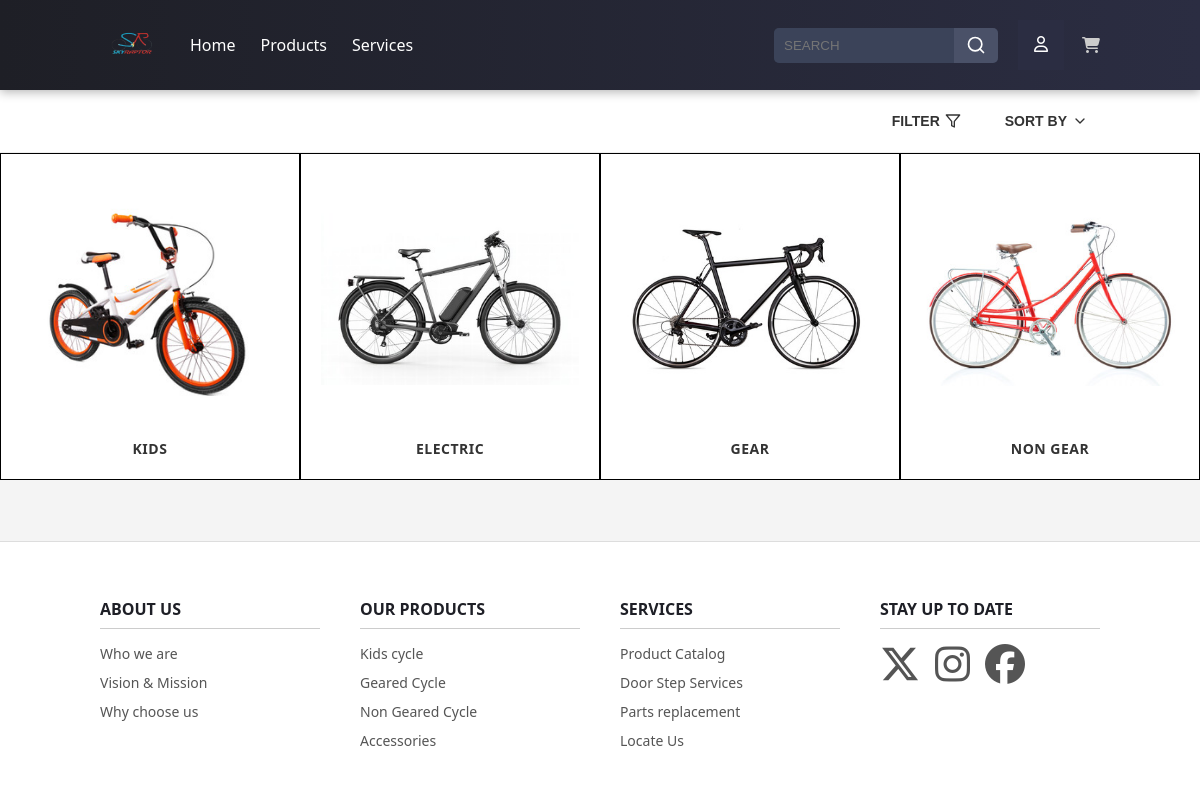
/products/, run on an earlier commit of the app's database.
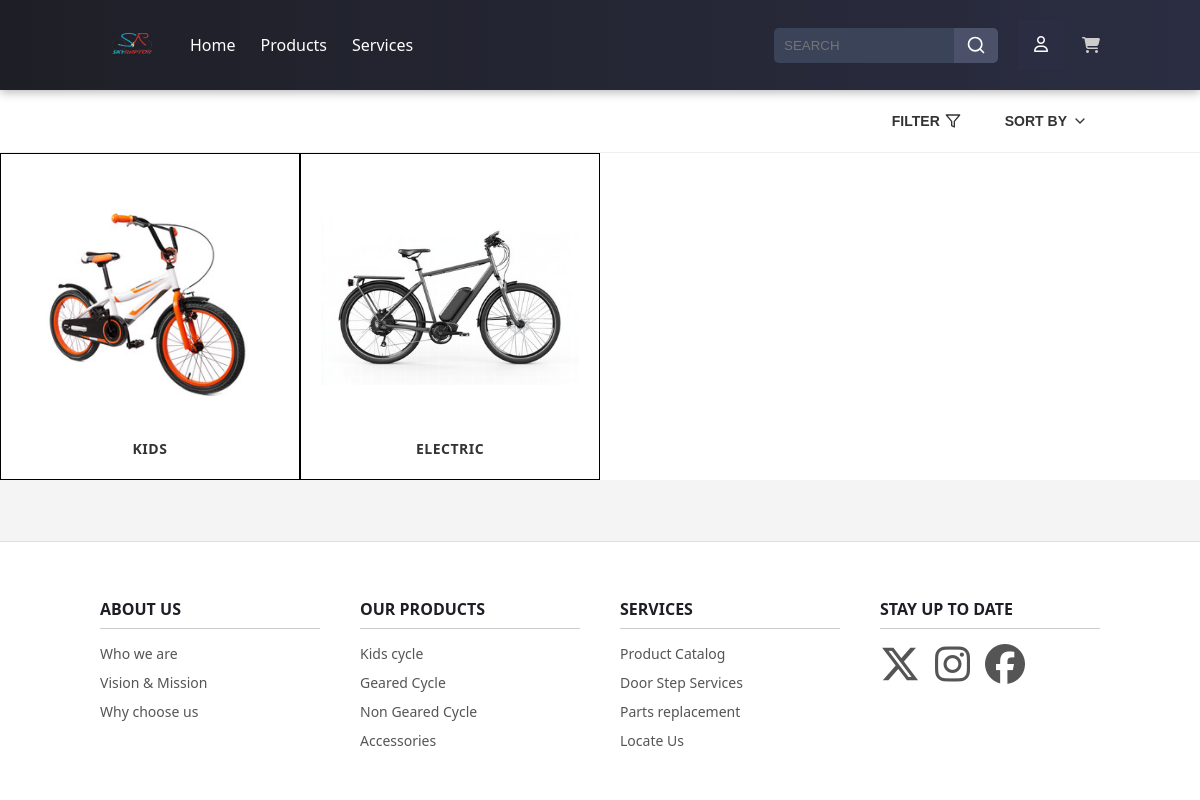
And on a later commit of the database.
### skyraptor/models.py (models this page shows, shortened)
class Product(models.Model):
    name = models.CharField(max_length=255)
    description = models.TextField()
    price = models.IntegerField(max_length=10)
    Category = models.ForeignKey(Category, on_delete=models.CASCADE, default=1)
    image = models.ImageField(upload_to='uploads/product/')

### skyraptor/views.py (the view)
# urls.py: path('products/', views.products, name='products'),
def products(request):
    products = Product.objects.all()
    return render(request, 'html/products.html', {'products': products})

### cart/context_processors.py (called while the page is built)
def cart(request):
    return {'cart': Cart(request)}

### skyraptor/templates/html/products.html (shortened to what this page needs)
{% load static %}
<!DOCTYPE html>
<html lang="en">
<head>
  <link rel="stylesheet" href="{% static 'css/products.css' %}">
</head>
<body>
  <nav class="main-nav">
    <div class="nav-left">
      <a href="#" class="logo">
        <img src="{% static 'img/logo.png' %}" alt="Logo" style="height: 50px; width: 65px">
      </a>
      <ul class="main-menu">
        <li><a href="{% url 'home' %}">Home</a></li>
        <li class="has-megamenu">
          <a href="{% url 'products' %}">Products</a>
        </li>
        <li class="has-megamenu">
          <a href="#">Services</a>
        </li>
      </ul>
    </div>
    <div class="nav-right">
      <div class="search-box">
        <input type="text" placeholder="SEARCH">
        <button type="submit">
          <svg xmlns="http://www.w3.org/2000/svg" width="20" height="20" viewBox="0 0 24 24" fill="none"
            stroke="currentColor" stroke-width="2" stroke-linecap="round" stroke-linejoin="round">
            <circle cx="11" cy="11" r="8"></circle>
            <line x1="21" y1="21" x2="16.65" y2="16.65"></line>
          </svg>
        </button>
      </div>
      <div class="dropdown">
        <button class="dropbtn"><i class="fa-regular fa-user"></i></button>
      </div>
      <a href="{% url 'cart_summary' %}">
        <i class="fa-solid fa-cart-shopping"></i>
      </a>
    </div>
  </nav>
  <header class="product-header">
    <div class="product-controls">
      <button class="filter-button">
        FILTER
        <svg xmlns="http://www.w3.org/2000/svg" width="16" height="16" viewBox="0 0 24 24" fill="none"
          stroke="currentColor" stroke-width="2" stroke-linecap="round" stroke-linejoin="round">
          <polygon points="22 3 2 3 10 12.46 10 19 14 21 14 12.46 22 3"></polygon>
        </svg>
      </button>
      <button class="sort-button">
        SORT BY
        <svg xmlns="http://www.w3.org/2000/svg" width="16" height="16" viewBox="0 0 24 24" fill="none"
          stroke="currentColor" stroke-width="2" stroke-linecap="round" stroke-linejoin="round">
          <polyline points="6 9 12 15 18 9"></polyline>
        </svg>
      </button>
    </div>
  </header>
  <main class="product-grid">
    {% for product in products %}
    <a href="{% url 'product_view' product.id %}">
      <div class="product-card">
        <div class="product-image">
          <img src="{{ product.image.url }}">
        </div>
        <div class="product-info">
          <h3 class="product-name">{{ product.name }}</h3>
        </div>
      </div>
    </a>
    {% endfor %}
  </main>
  <footer class="main-footer">
    <div class="footer-container">
      <div class="footer-links">
        <h3>ABOUT US</h3>
        <ul>
          <li><a href="#">Who we are</a></li>
          <li><a href="#">Vision & Mission</a></li>
          <li><a href="#">Why choose us</a></li>
        </ul>
      </div>
      <div class="footer-links">
        <h3>OUR PRODUCTS</h3>
        <ul>
          <li><a href="#">Kids cycle</a></li>
          <li><a href="#">Geared Cycle</a></li>
          <li><a href="#">Non Geared Cycle</a></li>
          <li><a href="#">Accessories</a></li>
        </ul>
      </div>
      <div class="footer-links">
        <h3>SERVICES</h3>
        <ul>
          <li><a href="#">Product Catalog</a></li>
          <li><a href="#">Door Step Services</a></li>
          <li><a href="#">Parts replacement</a></li>
          <li><a href="#">Locate Us</a></li>
        </ul>
      </div>
      <div class="footer-links">
        <h3>STAY UP TO DATE</h3>
        <ul class="social-icons">
          <li><a href="https://x.com" target="_blank" aria-label="X">
              <i class="fa-brands fa-x-twitter"></i>
            </a></li>
          <li><a href="https://instagram.com" target="_blank" aria-label="Instagram">
              <i class="fa-brands fa-instagram"></i>
            </a></li>
          <li><a href="https://facebook.com" target="_blank" aria-label="Facebook">
              <i class="fa-brands fa-facebook"></i>
            </a></li>
        </ul>
      </div>
    </div>
  </footer>
</body>
</html>

### static/css/products.css (style rules this page uses)
html, body { height: 100%; margin: 0; padding: 0; }
body { margin: 0; padding: 0; font-family: system-ui, -apple-system, BlinkMacSystemFont, 'Segoe UI', Roboto, Oxygen, Ubuntu, Cantarell, 'Open Sans', 'Helvetica Neue', sans-serif; background-color: #f4f4f4; display: flex; flex-direction: column; }
.main-nav { background: linear-gradient(90deg, #1e1f26, #2b2d42); color: #fff; display: flex; justify-content: space-between; align-items: center; padding: 0 100px; box-shadow: 0 2px 10px rgba(0, 0, 0, 0.3); position: relative; z-index: 1000; }
.nav-left { display: flex; align-items: center; position: relative; }
.logo { margin-right: 25px; color: #fff; text-decoration: none; display: flex; align-items: center; font-size: 22px; font-weight: bold; padding: 20px 0; }
.main-menu { list-style: none; padding: 0; margin: 0; display: flex; position: relative; }
.main-menu li { margin-right: 25px; position: relative; }
.main-menu li:last-child { margin-right: 0; }
.main-menu li a { color: #ffffff; text-decoration: none; font-size: 16px; position: relative; transition: color 0.3s ease; display: block; padding: 20px 0; }
.main-menu li a::after { content: ''; position: absolute; width: 0; height: 2px; background: #ffcc00; left: 0; bottom: 15px; transition: width 0.3s; }
.has-megamenu { position: relative; }
.nav-right { display: flex; align-items: center; }
.search-box { display: flex; margin-right: 20px; background-color: #2d3548; border-radius: 5px; overflow: hidden; transition: box-shadow 0.3s; }
.search-box input[type="text"] { padding: 10px; border: none; background-color: #3b4359; color: #fff; outline: none; width: 160px; }
.search-box button[type="submit"] { background-color: #4a5168; color: #fff; border: none; padding: 0 12px; cursor: pointer; transition: background 0.3s; }
.nav-right a { color: #ccc; margin-left: 18px; transition: color 0.3s; }
.nav-right svg { display: block; }
.dropbtn { background-color: #2b2d42; color: white; padding: 16px; font-size: 16px; border: none; cursor: pointer; transition: background-color 0.3s; }
.dropdown { position: relative; display: inline-block; }
.main-footer { margin-top: auto; background-color: #ffffff; color: #333; padding: 40px 100px; font-size: 14px; border-top: 1px solid #ddd; }
.footer-container { display: flex; justify-content: space-between; flex-wrap: wrap; gap: 40px; }
.footer-links { flex: 1; min-width: 200px; }
.footer-links h3 { font-size: 16px; margin-bottom: 15px; border-bottom: 1px solid #ccc; padding-bottom: 8px; color: #1e1f26; }
.footer-links ul { list-style: none; padding: 0; margin: 0; }
.footer-links ul li { margin-bottom: 10px; }
.footer-links ul li a { color: #555; text-decoration: none; transition: color 0.3s; }
.main-footer .social-icons { display: flex; padding: 0; margin: 0; list-style: none; }
.main-footer .social-icons li { margin-right: 15px; margin-bottom: 0; }
.main-footer .social-icons li:last-child { margin-right: 0; }
.main-footer .social-icons a { color: #555; text-decoration: none; display: flex; align-items: center; justify-content: center; transition: color 0.3s, fill 0.3s; }
.main-footer .social-icons li a i { font-size: 40px; }
.product-header { display: flex; justify-content: space-between; align-items: center; padding: 15px 100px; border-bottom: 1px solid #eee; background-color: #fff; }
.product-controls { display: flex; align-items: center; gap: 20px; }
.filter-button, .sort-button { display: flex; align-items: center; gap: 5px; background: none; border: none; font-size: 14px; font-weight: 600; color: #333; cursor: pointer; padding: 8px 12px; border-radius: 4px; transition: background-color 0.2s; }
.product-grid { display: grid; grid-template-columns: repeat(4, 1fr); gap: 0; padding: 0; background-color: #fff; }
.product-card { position: relative; border-right: 1px solid #eee; border-bottom: 1px solid #eee; padding: 20px; transition: box-shadow 0.3s; display: flex; flex-direction: column; border: 1px solid #000; }
.product-image { height: 250px; display: flex; align-items: center; justify-content: center; margin-bottom: 15px; }
.product-image img { max-width: 100%; max-height: 100%; object-fit: contain; }
.product-info { margin-top: auto; position: relative; height: 20px; overflow: hidden; }
.product-name { font-size: 14px; font-weight: 600; color: #333; text-transform: uppercase; margin: 0; text-align: center; letter-spacing: 0.5px; position: absolute; width: 100%; transition: transform 0.3s ease; }

What changed in the data, as far as the page shows it:
removed Product: image (picture), name "GEAR"
removed Product: image (picture), name "NON GEAR"
